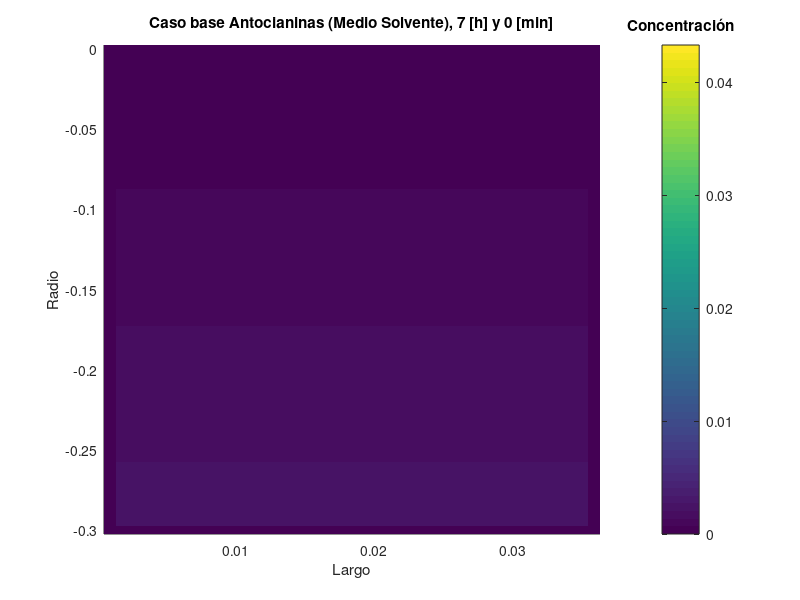
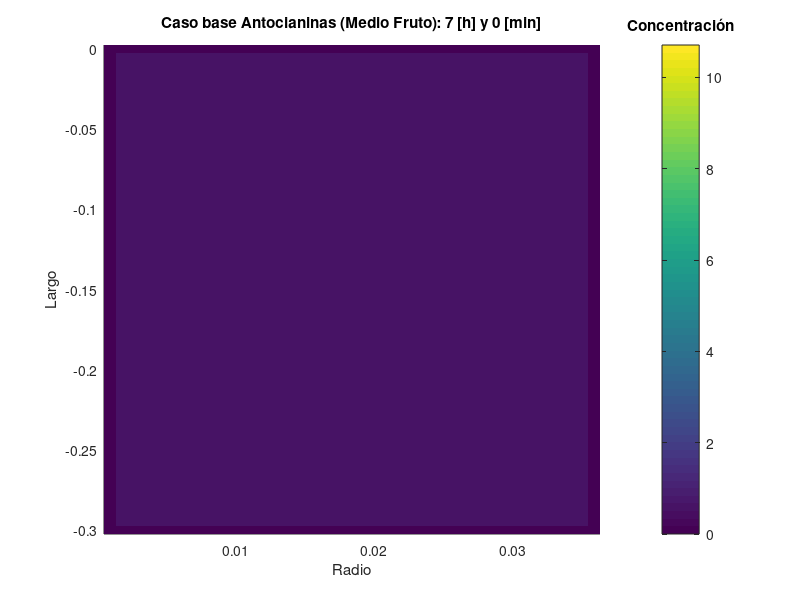

These charts were generated, in order, by the following MATLAB code:
clear all
close all
clc

% Parámetros
Kc = 3.398e-8;  %[m/s]
a  = 2.307e4; %[m^2/m^3]
K  = 0.151; % [-]
v  = 0.0083; % [m/s]
r_reactor = 0.0175; % [m]
L_reactor = 0.3; % [m]
r_pelota  = 1.3e-4; % [m]


V_reactor = pi()*r_reactor^2*L_reactor; % [m^3]
A_pelota = 4*pi()*r_pelota^2; % [m^2]
V_pelota = 4/3*pi()*r_pelota^3; % [m^3]

Ca0 = 10.71; % [kg/m^3]


% Vector Altura reactor
z_0 = 0; % [m]
dz  = 0.005; % [m]
z_f = L_reactor; % [m]
Z   = [z_0:dz:z_f];

% Vector Radio reactor
r_0 = 0; % [m]
dr = r_reactor/20; %[m]
r_f = 2*r_reactor; %[m]
R = [r_0+dr:dr:r_f+dr]; % Uso de un valor en r al incio y al final para ver paredes del tubo -> cambio de coordenadas

% Vector T
t_0 = 0; % [s]
dt  = 60; % [s]
t_f = 7*3600; % [s]
T   = [t_0:dt:t_f];

% Inicio de matrices
%% Ca Solvente
Ca_S = zeros(length(Z), length(R), length(T));

%% Ca de un fruto
Ca_F = zeros(length(Z), length(R), length(T));

%% Ca superficie fruto
Ca_SF = zeros(length(Z), length(R), length(T));

% Flux entre superficie de fruto y solvente
Ja = zeros(length(Z), length(R), length(T));


Ca_SFtest = zeros(length(Z), length(R), length(T));



% Condición inicial
%% Concentracion en el solvente
Ca_S(1:end,2:end-1,1) = 0; % [kg/m^3]

%% Concentracion en el fruto
Ca_F(1:end,2:end-1,1) = Ca0; % [kg/m^3]

%% Concentracion en la superficie del fruto
Ca_SF(1:end,2:end-1,1) = Ca_F(1:end,2:end-1,1) * K; % [kg/m^3]

%% Flux desde la superficie al solvente
Ja(1:end,1) = 0; % [kg/(s*m^2)]


% Diferencia
%% Constantes
c1 = 1/(1 + v*dt/dz + Kc*a*dt); %  [-]
c2 = v/(dz/dt + v + Kc*a*dz); % [-]
c3 = Kc*a/(1/dt+v/dz+Kc*a); % [-]


% Diferencias finitas
for k = 2:length(T)
    %% Cálculo de valores de concentracion en solvente en nuevo tiempo
    for i = 2:length(Z)-1
        Ja(i,2:end-1,k) = Kc * (Ca_SF(i,2:end-1,k-1) - Ca_S(i,2:end-1,k-1));
        Ca_F(i,2:end-1,k) = Ca_F(i,2:end-1,k-1) - Ja(i,2:end-1,k) * A_pelota/V_pelota * dt;
        Ca_SF(i,2:end-1,k) = K * Ca_F(i,2:end-1,k);

        Ca_S(i,2:end-1,k) = Ca_S(i,2:end-1,k-1)*c1 + Ca_S(i-1,2:end-1,k)*c2 + Ca_SF(i,2:end-1,k)*c3;
    end
end

% Graficar
ZZ = -Z;

figure(1)
hold on
for k = 1:length(T)
    t_hora = int2str(floor(T(k)/3600));
    t_minuto = int2str(mod(T(k)/60,60));
    imagesc(R,ZZ,Ca_S(:,:,k))
    xlabel("Largo")
    ylabel("Radio")
    h = colorbar();
    xlim("tight")
    ylim("tight")
    title(cstrcat("Caso base Antocianinas (Medio Solvente), ",t_hora, ' [h] y ', t_minuto, ' [min]'))
    title(h,"Concentración")
    pause(0.01)
end
hold off

figure(3)
hold on
for k = 1:length(T)
    t_hora = int2str(floor(T(k)/3600));
    t_minuto = int2str(mod(T(k)/60,60));
    imagesc(R,ZZ,Ca_F(:,:,k))
    xlabel("Radio")
    ylabel("Largo")
    h = colorbar();
    xlim("tight")
    ylim("tight")
    title(cstrcat("Caso base Antocianinas (Medio Fruto): ",t_hora, ' [h] y ', t_minuto, ' [min]'))
    title(h,"Concentración")
    pause(0.01)
end
hold off
